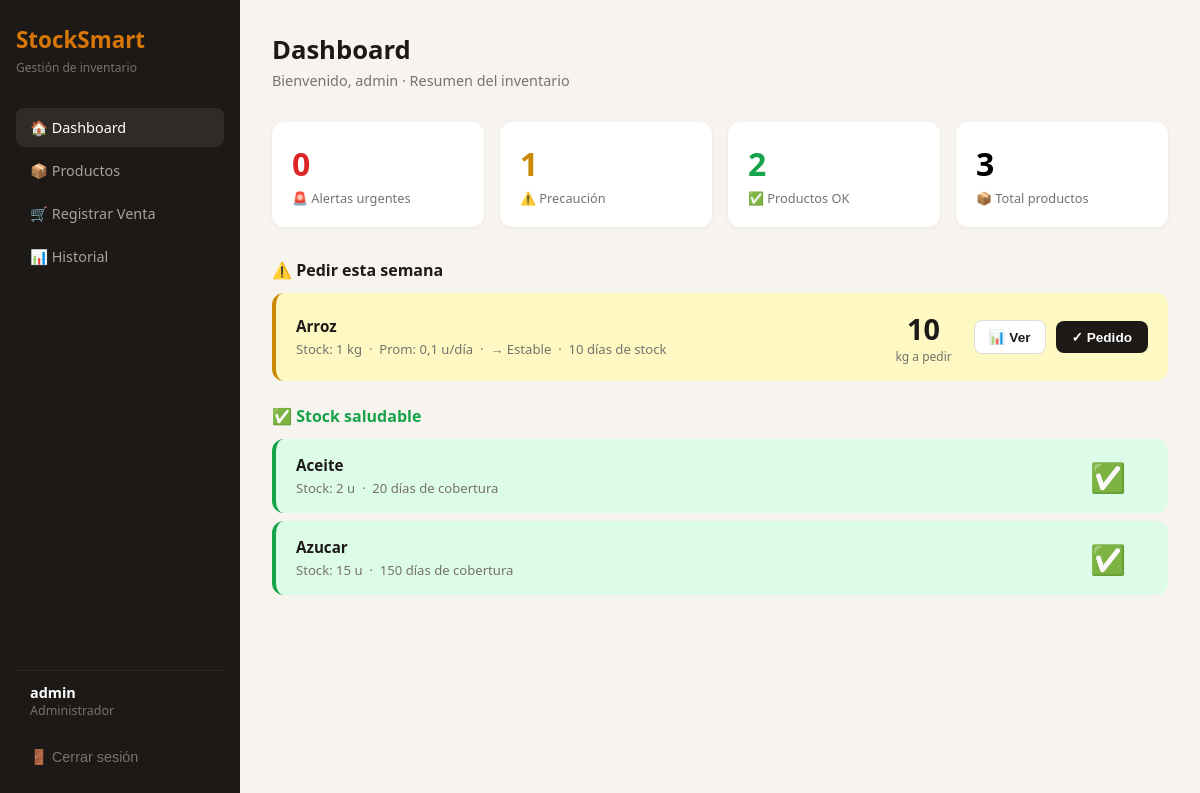
The app's page / (signed in) with its own data.
### inventario/models.py (models this page shows, shortened)
class Product(models.Model):
    CATEGORIAS = [
        ('granos', 'Granos y cereales'),
        ('aceites', 'Aceites'),
        ('aseo', 'Aseo'),
        ('lacteos', 'Lácteos'),
        ('otros', 'Otros'),
    ]
    UNIDADES = [
        ('u', 'Unidades'),
        ('kg', 'Kilogramos'),
        ('l', 'Litros'),
        ('g', 'Gramos'),
    ]
    user          = models.ForeignKey(User, on_delete=models.CASCADE)
    name          = models.CharField(max_length=200)
    category      = models.CharField(max_length=50, choices=CATEGORIAS)
    unit          = models.CharField(max_length=10, choices=UNIDADES)
    current_stock = models.IntegerField(default=0)
    safety_stock  = models.IntegerField(default=0)
    lead_time_days= models.IntegerField(default=1)
    notes         = models.TextField(blank=True)
    is_active     = models.BooleanField(default=True)
    created_at    = models.DateTimeField(auto_now_add=True)

### inventario/views.py (the view)
# urls.py: path('', views.dashboard, name='dashboard'),
@login_required
def dashboard(request):
    products = Product.objects.filter(user=request.user, is_active=True)
    recomendaciones = [calculate_recommendation(p) for p in products]
    urgentes   = [r for r in recomendaciones if r['alert_level'] == 'red']
    precaucion = [r for r in recomendaciones if r['alert_level'] == 'yellow']
    ok         = [r for r in recomendaciones if r['alert_level'] == 'green']
    return render(request, 'inventario/dashboard.html', {
        'urgentes': urgentes, 'precaucion': precaucion,
        'ok': ok, 'total': len(recomendaciones),
    })

### inventario/templates/inventario/dashboard.html (shortened to what this page needs)
<!DOCTYPE html>
<html lang="es">
<head>
</head>
<body>
    <div class="sidebar">
        <div class="logo">StockSmart</div>
        <div class="logo-sub">Gestión de inventario</div>
        <a class="nav-item active" href="/">🏠 Dashboard</a>
        <a class="nav-item" href="/productos/">📦 Productos</a>
        <a class="nav-item" href="/ventas/">🛒 Registrar Venta</a>
        <a class="nav-item" href="/historial/">📊 Historial</a>
        <div class="sidebar-bottom">
            <div class="user-info">
                <div class="user-name">{{ request.user.username }}</div>
                <div class="user-role">Administrador</div>
            </div>
            <form method="post" action="/logout/" class="logout">
                <button type="submit">🚪 Cerrar sesión</button>
            </form>
        </div>
    </div>
    <div class="main">
        <div class="page-title">Dashboard</div>
        <div class="page-sub">Bienvenido, {{ request.user.username }} · Resumen del inventario</div>
        <div class="stats">
            <div class="stat-card">
                <div class="stat-num red">{{ urgentes|length }}</div>
                <div class="stat-label">🚨 Alertas urgentes</div>
            </div>
            <div class="stat-card">
                <div class="stat-num yellow">{{ precaucion|length }}</div>
                <div class="stat-label">⚠️ Precaución</div>
            </div>
            <div class="stat-card">
                <div class="stat-num green">{{ ok|length }}</div>
                <div class="stat-label">✅ Productos OK</div>
            </div>
            <div class="stat-card">
                <div class="stat-num">{{ total }}</div>
                <div class="stat-label">📦 Total productos</div>
            </div>
        </div>
        {% if precaucion %}
        <div class="alert-section">
            <div class="section-title">⚠️ Pedir esta semana</div>
            {% for r in precaucion %}
            <div class="alert-row yellow-row {% if r.ordered %}ordered{% endif %}">
                <div class="alert-info">
                    <div class="alert-name">{{ r.product.name }}</div>
                    <div class="alert-meta">
                        Stock: {{ r.product.current_stock }} {{ r.product.unit }} &nbsp;·&nbsp;
                        Prom: {{ r.avg_daily }} u/día &nbsp;·&nbsp;
                        <span class="trend-{{ r.trend_dir }}">{{ r.trend_label }}</span> &nbsp;·&nbsp;
                        {{ r.days_remaining }} días de stock
                    </div>
                </div>
                <div style="display:flex; align-items:center; gap:10px;">
                    <div class="alert-rec">
                        <div class="rec-qty">{{ r.to_order }}</div>
                        <div class="rec-label">{{ r.product.unit }} a pedir</div>
                    </div>
                    <button class="btn-ver" onclick="openDetail({{ r.product.pk }})">📊 Ver</button>
                    {% if not r.ordered %}
                    <form method="post" action="/productos/{{ r.product.pk }}/pedido/">
                        <button type="submit" class="btn-ordered">✓ Pedido</button>
                    </form>
                    {% else %}
                    <span class="ordered-badge">✅ Realizado</span>
                    {% endif %}
                </div>
            </div>
            {% endfor %}
        </div>
        {% endif %}
        {% if ok %}
        <div class="alert-section">
            <div class="section-title" style="color:#16A34A;">✅ Stock saludable</div>
            {% for r in ok %}
            <div class="alert-row green-row">
                <div class="alert-info">
                    <div class="alert-name">{{ r.product.name }}</div>
                    <div class="alert-meta">
                        Stock: {{ r.product.current_stock }} {{ r.product.unit }} &nbsp;·&nbsp;
                        {{ r.days_remaining }} días de cobertura
                    </div>
                </div>
                <div class="alert-rec" style="color:#16A34A;">
                    <div class="rec-qty">✅</div>
                </div>
            </div>
            {% endfor %}
        </div>
        {% endif %}
    </div>
</body>
</html>

### inventario/templates/inventario/dashboard.html (style rules this page uses)
* { margin: 0; padding: 0; box-sizing: border-box; }
body { font-family: 'Segoe UI', sans-serif; background: #F7F4EF; }
.sidebar { position: fixed; left: 0; top: 0; bottom: 0; width: 240px; background: #1C1917; padding: 24px 16px; display: flex; flex-direction: column; }
.logo { font-size: 1.4rem; font-weight: 800; color: #D97706; margin-bottom: 4px; }
.logo-sub { font-size: 0.75rem; color: #78716C; margin-bottom: 32px; }
.nav-item { display: flex; align-items: center; gap: 10px; padding: 10px 14px; border-radius: 8px; color: #A8A29E; font-size: 0.9rem; cursor: pointer; margin-bottom: 4px; text-decoration: none; }
.nav-item.active, .nav-item:hover { background: rgba(255,255,255,0.08); color: white; }
.sidebar-bottom { margin-top: auto; }
.user-info { padding: 12px 14px; border-top: 1px solid #292524; margin-bottom: 8px; }
.user-name { color: white; font-weight: 600; font-size: 0.9rem; }
.user-role { color: #78716C; font-size: 0.78rem; }
form.logout button { background: none; border: none; color: #78716C; font-size: 0.9rem; cursor: pointer; padding: 10px 14px; width: 100%; text-align: left; border-radius: 8px; }
.main { margin-left: 240px; padding: 32px; }
.page-title { font-size: 1.6rem; font-weight: 700; color: #1C1917; }
.page-sub { color: #78716C; font-size: 0.9rem; margin-top: 4px; margin-bottom: 32px; }
.stats { display: grid; grid-template-columns: repeat(4, 1fr); gap: 16px; margin-bottom: 32px; }
.stat-card { background: white; border-radius: 12px; padding: 20px; box-shadow: 0 1px 4px rgba(0,0,0,0.06); }
.stat-num { font-size: 2rem; font-weight: 800; }
.stat-label { font-size: 0.8rem; color: #78716C; margin-top: 4px; }
.red { color: #DC2626; }
.yellow { color: #CA8A04; }
.green { color: #16A34A; }
.alert-section { margin-bottom: 24px; }
.section-title { font-size: 1rem; font-weight: 700; color: #1C1917; margin-bottom: 12px; }
.alert-row { display: flex; justify-content: space-between; align-items: center; padding: 16px 20px; border-radius: 12px; margin-bottom: 8px; }
.yellow-row { background: #FEF9C3; border-left: 4px solid #CA8A04; }
.green-row { background: #DCFCE7; border-left: 4px solid #16A34A; }
.alert-name { font-weight: 700; font-size: 0.95rem; color: #1C1917; margin-bottom: 4px; }
.alert-meta { font-size: 0.82rem; color: #78716C; }
.alert-rec { text-align: center; min-width: 80px; }
.rec-qty { font-size: 1.8rem; font-weight: 800; color: #1C1917; }
.rec-label { font-size: 0.75rem; color: #78716C; }
.trend-stable { color: #78716C; }
.btn-ordered { background: #1C1917; color: white; border: none; padding: 8px 16px; border-radius: 8px; font-size: 0.85rem; font-weight: 600; cursor: pointer; white-space: nowrap; }
.btn-ver { background: white; color: #1C1917; border: 1px solid #E2DDD6; padding: 8px 14px; border-radius: 8px; font-size: 0.85rem; font-weight: 600; cursor: pointer; white-space: nowrap; }

### records on screen
Product: product.name "Arroz", product.current_stock "1", product.unit "kg", product.unit "kg"
Product: product.name "Aceite", product.current_stock "2", product.unit "u"
Product: product.name "Azucar", product.current_stock "15", product.unit "u"

### other values on screen
{{ request.user.username }} "admin"
{{ urgentes|length }} "0"
{{ precaucion|length }} "1"
{{ ok|length }} "2"
{{ total }} "3"
{{ r.avg_daily }} "0,1"
{{ r.trend_label }} "→ Estable"
{{ r.days_remaining }} "10"
{{ r.to_order }} "10"
{{ r.days_remaining }} "20" "150"
